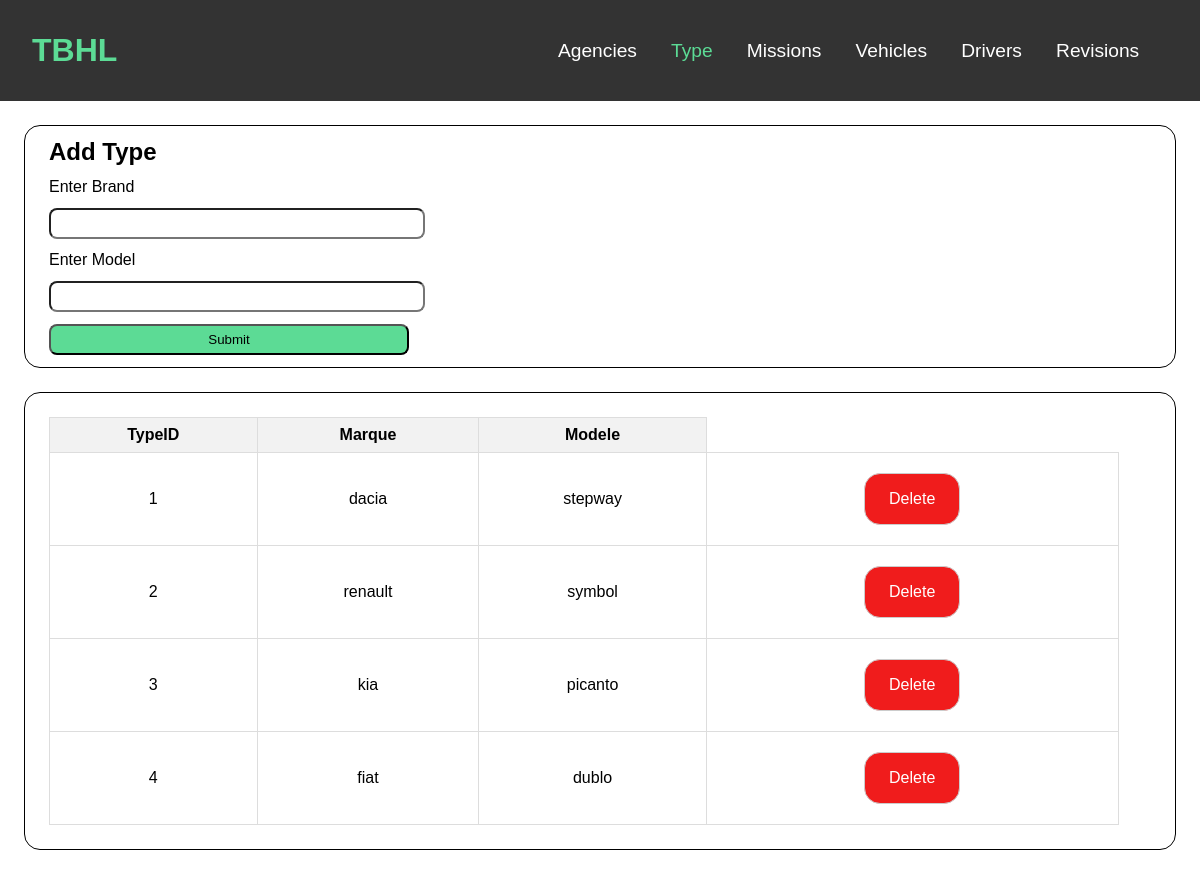
Page /type on the committed database.
### tables this page shows
CREATE TABLE Type(
        TypeID INTEGER PRIMARY KEY AUTOINCREMENT,
        Marque TEXT NOT NULL,
        Modele TEXT NOT NULL
    );

### main.py (the view)
@app.route('/type',methods = ['GET' , 'POST'])
def type():
    modele_list = cursor.execute('SELECT * FROM Type').fetchall()
    if request.method == 'POST':
        marque = request.form['marque']
        modele = request.form['modele']
        cursor.execute('INSERT INTO Type(Marque,Modele) VALUES(?,?)',[marque,modele])
        connection.commit()
        return redirect(url_for('type'))
    return render_template("typemanager.html",modele_list=modele_list)

### templates/typemanager.html (shortened to what this page needs)
<!DOCTYPE html>
<html lang="en">
<head>
    <link type="text/css" rel="stylesheet" href="{{ url_for('static', filename='stylesheet/body.css')}}">
    <link type="text/css" rel="stylesheet" href="{{ url_for('static', filename='stylesheet/appbar.css')}}">
</head>
<body>
    <header>
        <a href="/" id="logo">TBHL</a>
        <nav>
            <ul>
                <li><a href="/agence">Agencies</a></li>
                <li><a href="/type" class="selected">Type</a></li>
                <li><a href="/mission">Missions</a></li>
                <li><a href="/vehicule">Vehicles</a></li>
                <li><a href="/chauffeur">Drivers</a></li>
                <li><a href="/revision">Revisions</a></li>
            </ul>
        </nav>
    </header>
    <div class="add">
        <form method="post">
            <h2>Add Type</h2>
            <label>Enter Brand</label>
            <input type="text" name="marque" id="marque" required>
            <label>Enter Model</label>
            <input type="text" name="modele" id="modele" required>
            <input type="submit" id="sub">
        </form>
    </div>
    <div class="list">
        <table>
            <thead>
                <tr>
                    <th>TypeID</th>
                    <th>Marque</th>
                    <th>Modele</th>
                </tr>
            </thead>
            <tbody>
                {% for element in modele_list %}
                    <tr>
                        <td>{{ element[0] }}</td>
                        <td>{{ element[1] }}</td>
                        <td>{{ element[2] }}</td>
                        <td>
                            <a href="/type/sup:{{element[0]}}">Delete</a>
                        </td>
                    </tr>
                {% endfor %}
            </tbody>
        </table>
    </div>
</body>
</html>

### static/stylesheet/body.css (style rules this page uses)
* { margin: 0; padding: 0; }
.add ,.list { margin: 2vw; border: 0.1rem solid black; border-radius: 1rem; }
.add * { margin: 1vw; display: block; }
.add input, .add select { padding: 0.5vw; border-radius: 0.5rem; width: 30vw; box-shadow: none; }
#sub { background-color: #5cdb95; }
.list { padding: 1vw; }
.list * { margin: 1vw; }
table { width: 95%; border-collapse: collapse; }
th, td { border: 1px solid #ddd; padding: 0.5rem; text-align: center; }
th { background-color: #f2f2f2; }
td a { display: inline-block; text-decoration: none; padding: 2vh 2vw; border: 1px solid #ccc; border-radius: 1rem; background-color: #f01c1c; color: #fff; transition: 0.2s ease-in-out; }

### static/stylesheet/appbar.css (style rules this page uses)
* { margin: 0; padding: 0; font-family: sans-serif; }
header { background-color: #333; color: #fff; padding: 4vh; display: flex; justify-content: space-between; align-items: center; }
#logo { font-size: 200%; font-weight: 900; color: #5cdb95; text-decoration: none; }
nav { font-size: 120%; }
nav a { color: inherit; text-decoration: none; transition: 0.25s ease; }
nav ul { list-style: none; margin: 0 0.75em; }
nav li { display: inline-block; margin-right: 10px; margin: 0 0.75em; }
.selected { color: #5cdb95; }

### rows in the picture
Type: TypeID "1", Marque "dacia", Modele "stepway"
Type: TypeID "2", Marque "renault", Modele "symbol"
Type: TypeID "3", Marque "kia", Modele "picanto"
Type: TypeID "4", Marque "fiat", Modele "dublo"
